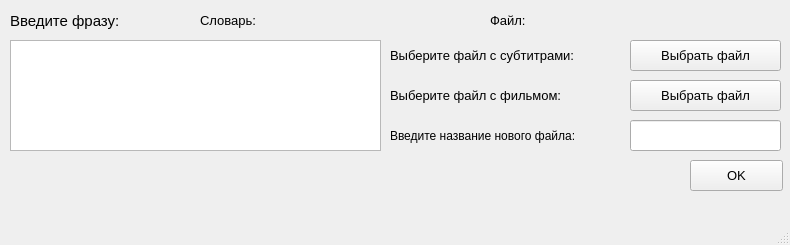
<?xml version="1.0" encoding="UTF-8"?>
<ui version="4.0">
 <class>MainWindow</class>
 <widget class="QMainWindow" name="MainWindow">
  <property name="geometry">
   <rect>
    <x>0</x>
    <y>0</y>
    <width>790</width>
    <height>245</height>
   </rect>
  </property>
  <property name="minimumSize">
   <size>
    <width>790</width>
    <height>245</height>
   </size>
  </property>
  <property name="maximumSize">
   <size>
    <width>790</width>
    <height>278</height>
   </size>
  </property>
  <property name="windowTitle">
   <string>Приложение</string>
  </property>
  <widget class="QWidget" name="centralwidget">
   <widget class="QPushButton" name="tool_button1">
    <property name="geometry">
     <rect>
      <x>630</x>
      <y>40</y>
      <width>151</width>
      <height>31</height>
     </rect>
    </property>
    <property name="font">
     <font>
      <pointsize>10</pointsize>
     </font>
    </property>
    <property name="text">
     <string>Выбрать файл</string>
    </property>
   </widget>
   <widget class="QTextEdit" name="phrase_text_edit">
    <property name="geometry">
     <rect>
      <x>10</x>
      <y>40</y>
      <width>371</width>
      <height>111</height>
     </rect>
    </property>
   </widget>
   <widget class="QLabel" name="label">
    <property name="geometry">
     <rect>
      <x>390</x>
      <y>40</y>
      <width>251</width>
      <height>31</height>
     </rect>
    </property>
    <property name="font">
     <font>
      <pointsize>10</pointsize>
     </font>
    </property>
    <property name="text">
     <string>Выберите файл с субтитрами:</string>
    </property>
   </widget>
   <widget class="QPushButton" name="ok_button">
    <property name="geometry">
     <rect>
      <x>690</x>
      <y>160</y>
      <width>93</width>
      <height>31</height>
     </rect>
    </property>
    <property name="font">
     <font>
      <pointsize>10</pointsize>
     </font>
    </property>
    <property name="text">
     <string>OK</string>
    </property>
   </widget>
   <widget class="QLabel" name="result_label">
    <property name="geometry">
     <rect>
      <x>10</x>
      <y>150</y>
      <width>671</width>
      <height>41</height>
     </rect>
    </property>
    <property name="font">
     <font>
      <pointsize>12</pointsize>
     </font>
    </property>
    <property name="text">
     <string/>
    </property>
   </widget>
   <widget class="QLabel" name="label_3">
    <property name="geometry">
     <rect>
      <x>10</x>
      <y>0</y>
      <width>131</width>
      <height>41</height>
     </rect>
    </property>
    <property name="font">
     <font>
      <pointsize>11</pointsize>
     </font>
    </property>
    <property name="text">
     <string>Введите фразу:</string>
    </property>
   </widget>
   <widget class="QLabel" name="label_2">
    <property name="geometry">
     <rect>
      <x>390</x>
      <y>120</y>
      <width>231</width>
      <height>31</height>
     </rect>
    </property>
    <property name="font">
     <font>
      <pointsize>9</pointsize>
     </font>
    </property>
    <property name="text">
     <string>Введите название нового файла:</string>
    </property>
   </widget>
   <widget class="QLineEdit" name="file_line_edit">
    <property name="geometry">
     <rect>
      <x>630</x>
      <y>120</y>
      <width>151</width>
      <height>31</height>
     </rect>
    </property>
    <property name="font">
     <font>
      <pointsize>10</pointsize>
     </font>
    </property>
   </widget>
   <widget class="QLabel" name="label_4">
    <property name="geometry">
     <rect>
      <x>390</x>
      <y>80</y>
      <width>231</width>
      <height>31</height>
     </rect>
    </property>
    <property name="font">
     <font>
      <pointsize>10</pointsize>
     </font>
    </property>
    <property name="text">
     <string>Выберите файл с фильмом:</string>
    </property>
   </widget>
   <widget class="QPushButton" name="tool_button2">
    <property name="geometry">
     <rect>
      <x>630</x>
      <y>80</y>
      <width>151</width>
      <height>31</height>
     </rect>
    </property>
    <property name="font">
     <font>
      <pointsize>10</pointsize>
     </font>
    </property>
    <property name="text">
     <string>Выбрать файл</string>
    </property>
   </widget>
   <widget class="QLabel" name="dict_label">
    <property name="geometry">
     <rect>
      <x>200</x>
      <y>10</y>
      <width>281</width>
      <height>21</height>
     </rect>
    </property>
    <property name="font">
     <font>
      <pointsize>10</pointsize>
     </font>
    </property>
    <property name="text">
     <string>Словарь:</string>
    </property>
   </widget>
   <widget class="QLabel" name="chose_film_label">
    <property name="geometry">
     <rect>
      <x>490</x>
      <y>10</y>
      <width>291</width>
      <height>21</height>
     </rect>
    </property>
    <property name="font">
     <font>
      <pointsize>10</pointsize>
     </font>
    </property>
    <property name="text">
     <string>Файл:</string>
    </property>
   </widget>
  </widget>
  <widget class="QMenuBar" name="menubar">
   <property name="geometry">
    <rect>
     <x>0</x>
     <y>0</y>
     <width>790</width>
     <height>26</height>
    </rect>
   </property>
  </widget>
  <widget class="QStatusBar" name="statusbar"/>
 </widget>
 <resources/>
 <connections/>
</ui>
